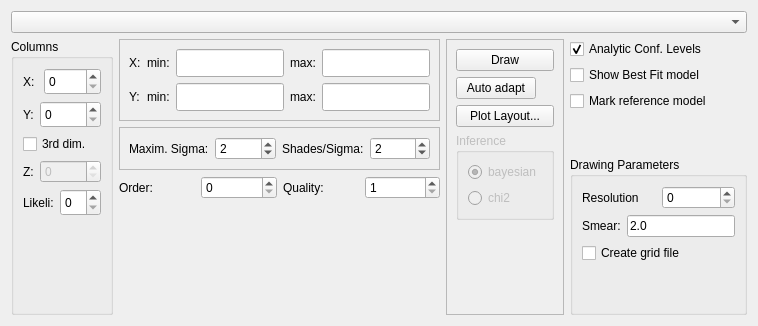
     <widget class="QWidget" name="like2d">
      <property name="sizePolicy">
       <sizepolicy hsizetype="Expanding" vsizetype="Expanding">
        <horstretch>0</horstretch>
        <verstretch>0</verstretch>
       </sizepolicy>
      </property>
      <attribute name="title">
       <string>Likeli 2D</string>
      </attribute>
      <layout class="QVBoxLayout" name="verticalLayout_8">
       <item>
        <layout class="QVBoxLayout" name="verticalLayout_7">
         <property name="sizeConstraint">
          <enum>QLayout::SetMinimumSize</enum>
         </property>
         <item>
          <widget class="QComboBox" name="LikeliBox">
           <property name="sizePolicy">
            <sizepolicy hsizetype="Expanding" vsizetype="Fixed">
             <horstretch>0</horstretch>
             <verstretch>0</verstretch>
            </sizepolicy>
           </property>
           <property name="toolTip">
            <string>The active monte carlo file. Use load to add a new one. </string>
           </property>
          </widget>
         </item>
         <item>
          <layout class="QHBoxLayout" name="horizontalLayout_6">
           <property name="sizeConstraint">
            <enum>QLayout::SetNoConstraint</enum>
           </property>
           <item>
            <layout class="QVBoxLayout">
             <property name="spacing">
              <number>6</number>
             </property>
             <property name="margin">
              <number>0</number>
             </property>
             <item>
              <widget class="QGroupBox" name="groupBox6">
               <property name="minimumSize">
                <size>
                 <width>0</width>
                 <height>244</height>
                </size>
               </property>
               <property name="title">
                <string>Columns</string>
               </property>
               <property name="flat">
                <bool>false</bool>
               </property>
               <layout class="QVBoxLayout" name="verticalLayout_3">
                <item>
                 <layout class="QVBoxLayout" name="verticalLayout">
                  <item>
                   <layout class="QHBoxLayout" name="horizontalLayout">
                    <item>
                     <widget class="QLabel" name="textLabel4_2">
                      <property name="text">
                       <string>X: </string>
                      </property>
                     </widget>
                    </item>
                    <item>
                     <widget class="ParameterSpinBox" name="LikeXBox">
                      <property name="sizePolicy">
                       <sizepolicy hsizetype="MinimumExpanding" vsizetype="Fixed">
                        <horstretch>0</horstretch>
                        <verstretch>0</verstretch>
                       </sizepolicy>
                      </property>
                      <property name="minimumSize">
                       <size>
                        <width>0</width>
                        <height>27</height>
                       </size>
                      </property>
                      <property name="toolTip">
                       <string>Column (starting from 0) corresponding to x-axis</string>
                      </property>
                     </widget>
                    </item>
                   </layout>
                  </item>
                  <item>
                   <layout class="QHBoxLayout" name="horizontalLayout_2">
                    <item>
                     <widget class="QLabel" name="textLabel4">
                      <property name="text">
                       <string>Y:</string>
                      </property>
                     </widget>
                    </item>
                    <item>
                     <widget class="ParameterSpinBox" name="LikeYBox">
                      <property name="sizePolicy">
                       <sizepolicy hsizetype="MinimumExpanding" vsizetype="Fixed">
                        <horstretch>0</horstretch>
                        <verstretch>0</verstretch>
                       </sizepolicy>
                      </property>
                      <property name="minimumSize">
                       <size>
                        <width>0</width>
                        <height>27</height>
                       </size>
                      </property>
                      <property name="toolTip">
                       <string>Column (starting from 0) corresponding to y-axis</string>
                      </property>
                     </widget>
                    </item>
                   </layout>
                  </item>
                  <item>
                   <widget class="QCheckBox" name="ThirdBox">
                    <property name="text">
                     <string>3rd dim.</string>
                    </property>
                   </widget>
                  </item>
                  <item>
                   <layout class="QHBoxLayout" name="horizontalLayout_3">
                    <item>
                     <widget class="QLabel" name="label">
                      <property name="text">
                       <string>Z:</string>
                      </property>
                     </widget>
                    </item>
                    <item>
                     <widget class="ParameterSpinBox" name="LikeZBox">
                      <property name="enabled">
                       <bool>false</bool>
                      </property>
                      <property name="sizePolicy">
                       <sizepolicy hsizetype="MinimumExpanding" vsizetype="Fixed">
                        <horstretch>0</horstretch>
                        <verstretch>0</verstretch>
                       </sizepolicy>
                      </property>
                     </widget>
                    </item>
                   </layout>
                  </item>
                  <item>
                   <layout class="QHBoxLayout" name="horizontalLayout_4">
                    <item>
                     <widget class="QLabel" name="textLabel2_4">
                      <property name="text">
                       <string>Likeli:</string>
                      </property>
                     </widget>
                    </item>
                    <item>
                     <widget class="ParameterSpinBox" name="LikeLikeBox">
                      <property name="sizePolicy">
                       <sizepolicy hsizetype="MinimumExpanding" vsizetype="Fixed">
                        <horstretch>0</horstretch>
                        <verstretch>0</verstretch>
                       </sizepolicy>
                      </property>
                      <property name="minimumSize">
                       <size>
                        <width>0</width>
                        <height>27</height>
                       </size>
                      </property>
                      <property name="toolTip">
                       <string>Column (starting from 0) corresponding to likelihood. Currently unused.</string>
                      </property>
                      <property name="whatsThis">
                       <string>The likelihood constructed from the monte carlo is proportional to the
time spend by the chain in a particular region of parameter space. Hence, there is no need to factor in the likelihood of each model explicitly. 

Howerver in order to determine (and quote) the best likelihood,i.e. the very best fitting model, cmbeasy needs to know in which collumn the likelihood is stored.</string>
                      </property>
                     </widget>
                    </item>
                   </layout>
                  </item>
                 </layout>
                </item>
                <item>
                 <spacer name="verticalSpacer">
                  <property name="orientation">
                   <enum>Qt::Vertical</enum>
                  </property>
                  <property name="sizeHint" stdset="0">
                   <size>
                    <width>20</width>
                    <height>38</height>
                   </size>
                  </property>
                 </spacer>
                </item>
               </layout>
              </widget>
             </item>
            </layout>
           </item>
           <item>
            <layout class="QVBoxLayout" name="verticalLayout_5">
             <item>
              <widget class="QFrame" name="frame_3">
               <property name="sizePolicy">
                <sizepolicy hsizetype="Expanding" vsizetype="Preferred">
                 <horstretch>0</horstretch>
                 <verstretch>0</verstretch>
                </sizepolicy>
               </property>
               <property name="frameShape">
                <enum>QFrame::StyledPanel</enum>
               </property>
               <property name="frameShadow">
                <enum>QFrame::Raised</enum>
               </property>
               <layout class="QGridLayout" name="gridLayout">
                <item row="0" column="0">
                 <widget class="QLabel" name="textLabel2_5">
                  <property name="text">
                   <string>X:</string>
                  </property>
                 </widget>
                </item>
                <item row="0" column="3">
                 <widget class="QLabel" name="textLabel1_2_4">
                  <property name="text">
                   <string>max:</string>
                  </property>
                 </widget>
                </item>
                <item row="0" column="4">
                 <widget class="QLineEdit" name="LikeMaxX">
                  <property name="sizePolicy">
                   <sizepolicy hsizetype="Expanding" vsizetype="Fixed">
                    <horstretch>0</horstretch>
                    <verstretch>0</verstretch>
                   </sizepolicy>
                  </property>
                  <property name="minimumSize">
                   <size>
                    <width>0</width>
                    <height>28</height>
                   </size>
                  </property>
                 </widget>
                </item>
                <item row="1" column="0">
                 <widget class="QLabel" name="textLabel2_2_2">
                  <property name="text">
                   <string>Y:</string>
                  </property>
                 </widget>
                </item>
                <item row="1" column="1">
                 <widget class="QLabel" name="textLabel1_3_2">
                  <property name="text">
                   <string>min:</string>
                  </property>
                 </widget>
                </item>
                <item row="1" column="2">
                 <widget class="QLineEdit" name="LikeMinY">
                  <property name="minimumSize">
                   <size>
                    <width>0</width>
                    <height>28</height>
                   </size>
                  </property>
                 </widget>
                </item>
                <item row="1" column="3">
                 <widget class="QLabel" name="textLabel1_2_2_2">
                  <property name="text">
                   <string>max:</string>
                  </property>
                 </widget>
                </item>
                <item row="1" column="4">
                 <widget class="QLineEdit" name="LikeMaxY">
                  <property name="minimumSize">
                   <size>
                    <width>0</width>
                    <height>28</height>
                   </size>
                  </property>
                 </widget>
                </item>
                <item row="0" column="1">
                 <widget class="QLabel" name="textLabel1_4">
                  <property name="text">
                   <string>min:</string>
                  </property>
                 </widget>
                </item>
                <item row="0" column="2">
                 <widget class="QLineEdit" name="LikeMinX">
                  <property name="minimumSize">
                   <size>
                    <width>0</width>
                    <height>28</height>
                   </size>
                  </property>
                 </widget>
                </item>
               </layout>
              </widget>
             </item>
             <item>
              <widget class="QFrame" name="frame_2_2">
               <property name="frameShape">
                <enum>QFrame::StyledPanel</enum>
               </property>
               <property name="frameShadow">
                <enum>QFrame::Raised</enum>
               </property>
               <layout class="QHBoxLayout" name="horizontalLayout_5">
                <item>
                 <widget class="QLabel" name="textLabel1_7_3">
                  <property name="text">
                   <string>Maxim. Sigma:</string>
                  </property>
                 </widget>
                </item>
                <item>
                 <widget class="QSpinBox" name="SigmaSpin">
                  <property name="minimum">
                   <number>1</number>
                  </property>
                  <property name="maximum">
                   <number>3</number>
                  </property>
                  <property name="value">
                   <number>2</number>
                  </property>
                 </widget>
                </item>
                <item>
                 <widget class="QLabel" name="textLabel1_7_2_2">
                  <property name="text">
                   <string>Shades/Sigma:</string>
                  </property>
                 </widget>
                </item>
                <item>
                 <widget class="QSpinBox" name="PerSigmaSpin">
                  <property name="minimum">
                   <number>0</number>
                  </property>
                  <property name="maximum">
                   <number>20</number>
                  </property>
                  <property name="value">
                   <number>2</number>
                  </property>
                 </widget>
                </item>
               </layout>
              </widget>
             </item>
             <item>
              <layout class="QHBoxLayout">
               <property name="spacing">
                <number>6</number>
               </property>
               <property name="margin">
                <number>0</number>
               </property>
               <item>
                <layout class="QHBoxLayout">
                 <property name="spacing">
                  <number>6</number>
                 </property>
                 <property name="margin">
                  <number>0</number>
                 </property>
                 <item>
                  <widget class="QLabel" name="label_4_2">
                   <property name="text">
                    <string>Order:</string>
                   </property>
                  </widget>
                 </item>
                 <item>
                  <widget class="QSpinBox" name="Order2d"/>
                 </item>
                </layout>
               </item>
               <item>
                <layout class="QHBoxLayout">
                 <property name="spacing">
                  <number>6</number>
                 </property>
                 <property name="margin">
                  <number>0</number>
                 </property>
                 <item>
                  <widget class="QLabel" name="label_2_2_2">
                   <property name="text">
                    <string>Quality:</string>
                   </property>
                  </widget>
                 </item>
                 <item>
                  <widget class="QSpinBox" name="Quality">
                   <property name="minimum">
                    <number>1</number>
                   </property>
                  </widget>
                 </item>
                </layout>
               </item>
              </layout>
             </item>
             <item>
              <spacer name="verticalSpacer_2">
               <property name="orientation">
                <enum>Qt::Vertical</enum>
               </property>
               <property name="sizeHint" stdset="0">
                <size>
                 <width>20</width>
                 <height>40</height>
                </size>
               </property>
              </spacer>
             </item>
            </layout>
           </item>
           <item>
            <widget class="QFrame" name="buttonFrame2d">
             <property name="sizePolicy">
              <sizepolicy hsizetype="Preferred" vsizetype="Expanding">
               <horstretch>0</horstretch>
               <verstretch>0</verstretch>
              </sizepolicy>
             </property>
             <property name="frameShape">
              <enum>QFrame::StyledPanel</enum>
             </property>
             <property name="frameShadow">
              <enum>QFrame::Raised</enum>
             </property>
             <layout class="QVBoxLayout" name="verticalLayout_4">
              <item>
               <widget class="QPushButton" name="LikeliDrawButton">
                <property name="text">
                 <string>Draw</string>
                </property>
               </widget>
              </item>
              <item>
               <widget class="QPushButton" name="LikeliAutoButton">
                <property name="sizePolicy">
                 <sizepolicy hsizetype="Fixed" vsizetype="Fixed">
                  <horstretch>0</horstretch>
                  <verstretch>0</verstretch>
                 </sizepolicy>
                </property>
                <property name="toolTip">
                 <string>Adapt ranges [more...]</string>
                </property>
                <property name="whatsThis">
                 <string>Scan the monte carlo file to find the minimum and maxium values occuring in the x and y axis collumn.</string>
                </property>
                <property name="text">
                 <string>Auto adapt</string>
                </property>
               </widget>
              </item>
              <item>
               <widget class="QPushButton" name="InvokeConfigButton_2d">
                <property name="text">
                 <string>Plot Layout...</string>
                </property>
               </widget>
              </item>
              <item>
               <widget class="QGroupBox" name="Confidence_Inference">
                <property name="enabled">
                 <bool>false</bool>
                </property>
                <property name="maximumSize">
                 <size>
                  <width>16777215</width>
                  <height>87</height>
                 </size>
                </property>
                <property name="title">
                 <string>Inference</string>
                </property>
                <layout class="QVBoxLayout" name="verticalLayout_2">
                 <item>
                  <widget class="QRadioButton" name="Bayesian">
                   <property name="enabled">
                    <bool>false</bool>
                   </property>
                   <property name="sizePolicy">
                    <sizepolicy hsizetype="Minimum" vsizetype="Minimum">
                     <horstretch>0</horstretch>
                     <verstretch>0</verstretch>
                    </sizepolicy>
                   </property>
                   <property name="toolTip">
                    <string>Use bayesian inference for confidence regions</string>
                   </property>
                   <property name="text">
                    <string>bayesian</string>
                   </property>
                   <property name="checked">
                    <bool>true</bool>
                   </property>
                  </widget>
                 </item>
                 <item>
                  <widget class="QRadioButton" name="DeltaChi2">
                   <property name="enabled">
                    <bool>false</bool>
                   </property>
                   <property name="sizePolicy">
                    <sizepolicy hsizetype="Minimum" vsizetype="Minimum">
                     <horstretch>0</horstretch>
                     <verstretch>0</verstretch>
                    </sizepolicy>
                   </property>
                   <property name="toolTip">
                    <string>Use delta-chi2 for confidence regions</string>
                   </property>
                   <property name="text">
                    <string>chi2</string>
                   </property>
                  </widget>
                 </item>
                </layout>
               </widget>
              </item>
              <item>
               <spacer>
                <property name="orientation">
                 <enum>Qt::Vertical</enum>
                </property>
                <property name="sizeType">
                 <enum>QSizePolicy::Expanding</enum>
                </property>
                <property name="sizeHint" stdset="0">
                 <size>
                  <width>20</width>
                  <height>21</height>
                 </size>
                </property>
               </spacer>
              </item>
             </layout>
            </widget>
           </item>
           <item>
            <layout class="QVBoxLayout">
             <property name="spacing">
              <number>6</number>
             </property>
             <property name="margin">
              <number>0</number>
             </property>
             <item>
              <widget class="QCheckBox" name="Analytic">
               <property name="toolTip">
                <string>Use analytic method [more ...]</string>
               </property>
               <property name="whatsThis">
                <string>The montecarlo yields a number count per parameter
region. There are two methods to extract confidence levels from this. Either an analytic fit of a polynomial of degree 4 to the chi^2 function chi2(x,y) or walking on a grid through (x,y) and deciding if a particular region dx dy is within some confidence region or not. In both cases, the test is a delta chi^2 test. While the first one yields smooth results, the second one may be useful to check for disconnected regions.</string>
               </property>
               <property name="text">
                <string>Analytic Conf. Levels</string>
               </property>
               <property name="checked">
                <bool>true</bool>
               </property>
              </widget>
             </item>
             <item>
              <widget class="QCheckBox" name="BestFitBox">
               <property name="text">
                <string>Show Best Fit model</string>
               </property>
              </widget>
             </item>
             <item>
              <widget class="QCheckBox" name="MarkReferenceModelBox">
               <property name="text">
                <string>Mark reference model</string>
               </property>
              </widget>
             </item>
             <item>
              <spacer>
               <property name="orientation">
                <enum>Qt::Vertical</enum>
               </property>
               <property name="sizeHint" stdset="0">
                <size>
                 <width>20</width>
                 <height>40</height>
                </size>
               </property>
              </spacer>
             </item>
             <item>
              <widget class="QGroupBox" name="DrawGroup">
               <property name="title">
                <string>Drawing Parameters</string>
               </property>
               <layout class="QVBoxLayout">
                <property name="spacing">
                 <number>6</number>
                </property>
                <property name="margin">
                 <number>9</number>
                </property>
                <item>
                 <layout class="QHBoxLayout">
                  <property name="spacing">
                   <number>6</number>
                  </property>
                  <property name="margin">
                   <number>0</number>
                  </property>
                  <item>
                   <widget class="QLabel" name="textLabel1_4_3">
                    <property name="text">
                     <string>Resolution</string>
                    </property>
                   </widget>
                  </item>
                  <item>
                   <widget class="QSpinBox" name="LikeResolution">
                    <property name="toolTip">
                     <string>Rasterizing resolution. Try 100-500</string>
                    </property>
                    <property name="maximum">
                     <number>999</number>
                    </property>
                   </widget>
                  </item>
                 </layout>
                </item>
                <item>
                 <layout class="QHBoxLayout">
                  <property name="spacing">
                   <number>6</number>
                  </property>
                  <property name="margin">
                   <number>0</number>
                  </property>
                  <item>
                   <widget class="QLabel" name="textLabel1_5_2">
                    <property name="text">
                     <string>Smear:</string>
                    </property>
                   </widget>
                  </item>
                  <item>
                   <widget class="QLineEdit" name="LikeSmear">
                    <property name="toolTip">
                     <string>Smear factor [more...]</string>
                    </property>
                    <property name="whatsThis">
                     <string>The smear factor determines the width of the gaussian used to smear out the discrete points in parameter space. The factor multiplies the width that is automatically determined by AnalyzeThis. Values from 1-3 usually lead to nice results.</string>
                    </property>
                    <property name="text">
                     <string>2.0</string>
                    </property>
                   </widget>
                  </item>
                 </layout>
                </item>
                <item>
                 <widget class="QCheckBox" name="CreateGridFile">
                  <property name="toolTip">
                   <string>Output grid file when rasterizing [more...]</string>
                  </property>
                  <property name="whatsThis">
                   <string>The number crunching for drawing the 2 dimensional likelihood is performed by the AnalyzeThis class. When smearing out the discrete monte carlo parameter points, a &quot;grid&quot; file consiting of lines with x and y
data can be created. It will be stored in the local directory and is called
&quot;gdh.dat&quot;. You may plot this 2-d information e.g. by simply calling gnuplot
and then typing:

&gt;plot &quot;gdh.dat&quot;

Creating the gdh.dat file is slow for very large .mcc files. Therefore, you should turn it off, if you do not use the &quot;gdh.dat&quot; file. </string>
                  </property>
                  <property name="text">
                   <string>Create grid file</string>
                  </property>
                 </widget>
                </item>
                <item>
                 <spacer>
                  <property name="orientation">
                   <enum>Qt::Vertical</enum>
                  </property>
                  <property name="sizeHint" stdset="0">
                   <size>
                    <width>20</width>
                    <height>40</height>
                   </size>
                  </property>
                 </spacer>
                </item>
               </layout>
              </widget>
             </item>
            </layout>
           </item>
          </layout>
         </item>
        </layout>
       </item>
      </layout>
     </widget>
